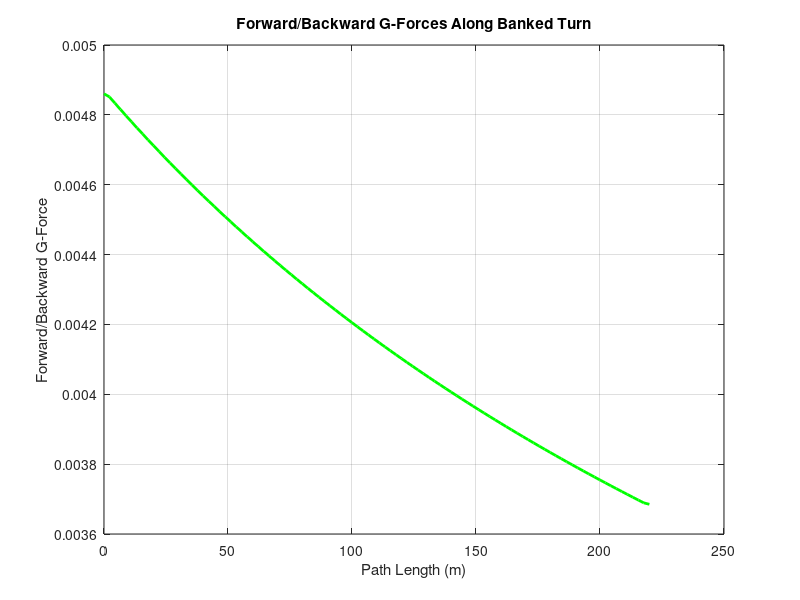

MATLAB code for this plot:
clear; clc; close all;

g = 9.81;  
h0 = 125;  
R_banked = 70;  

x_end = 20;  
y_end = 0;  
z_end = 85;  
v_end = sqrt(2 * g * (h0 - z_end));  

n_points = 100;  
s = linspace(0, pi * R_banked, n_points);  
h = linspace(z_end, z_end - 30, n_points);  

v = sqrt(v_end^2 + 2 * g * (z_end - h));  

dv_ds = gradient(v, s);  % Compute velocity change over distance
G_forward = dv_ds / g;  % Convert to G-force

figure;
plot(s, G_forward, 'g', 'LineWidth', 2);
xlabel('Path Length (m)');
ylabel('Forward/Backward G-Force');
title('Forward/Backward G-Forces Along Banked Turn');
grid on;
